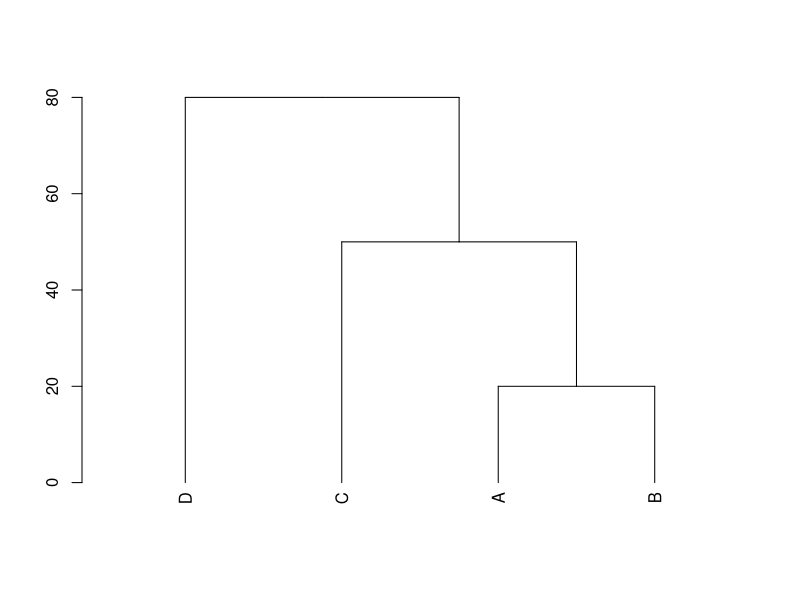

The R script that drew this image: (Note: this script raises an error after producing the figure.)
# This is the actual example in the paper appendix [doi:10.1016/0022-2836(94)90012-4].
# The reader should be warned that the results in the paper are
# wrong, due to some imprecision.

testhc <- list("merge" = matrix(nrow = 3, byrow = T, c(-1,-2,-3,1, -4,2)),
               "height" = c(20, 50, 80),
               "order" = c(1,2,3,4),
               "labels" = LETTERS[1:4])
attr(testhc, "class") <- "hclust"
testdend <- as.dendrogram(testhc)
plot(testdend)
print(GSC(testdend))


# A more real-looking use-case:

hc <- hclust(dist(mtcars))
dd <- as.dendrogram(hc)
plot(as.dendrogram(hc))
ddGSCs <- GSC(dd) #compute the weights
hc$labels[hc$order] <- paste(names(ddGSCs), sprintf("%.1f", ddGSCs), sep = " - ") #add them to the label names
plot(as.dendrogram(hc)) #plot them to have a look.
